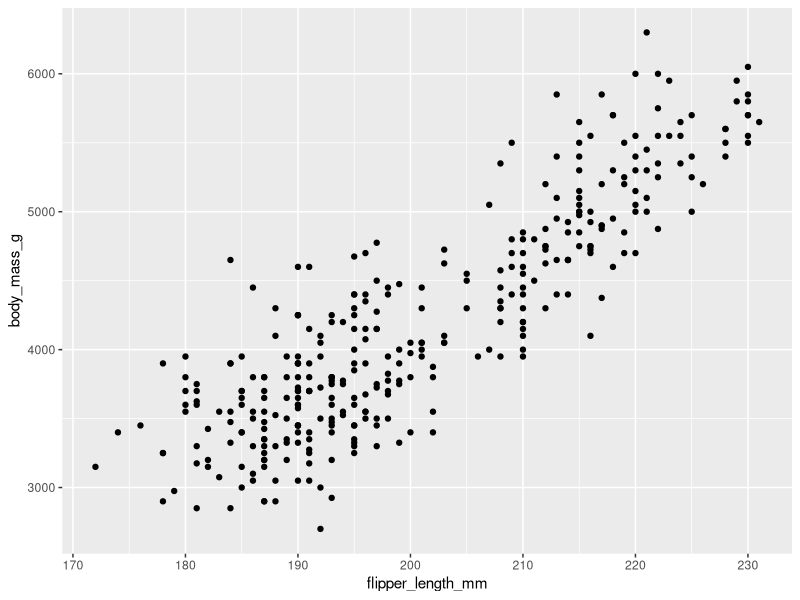
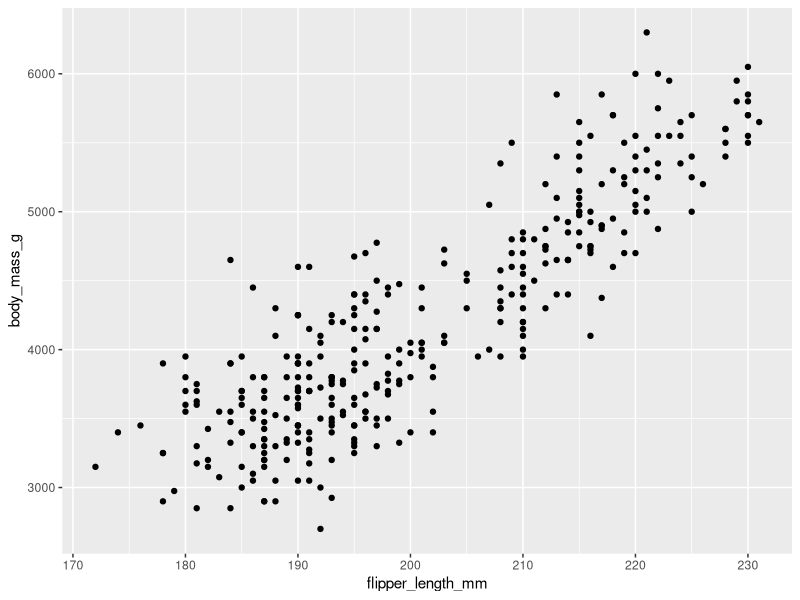
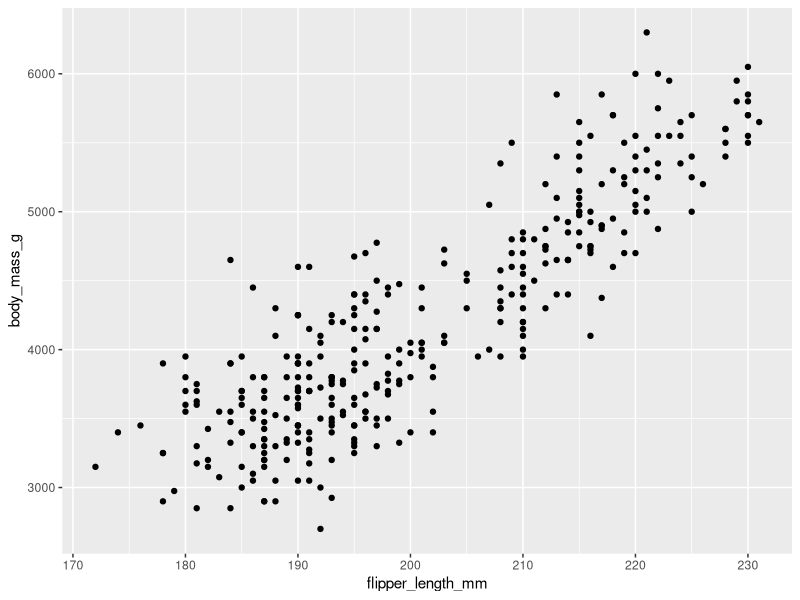
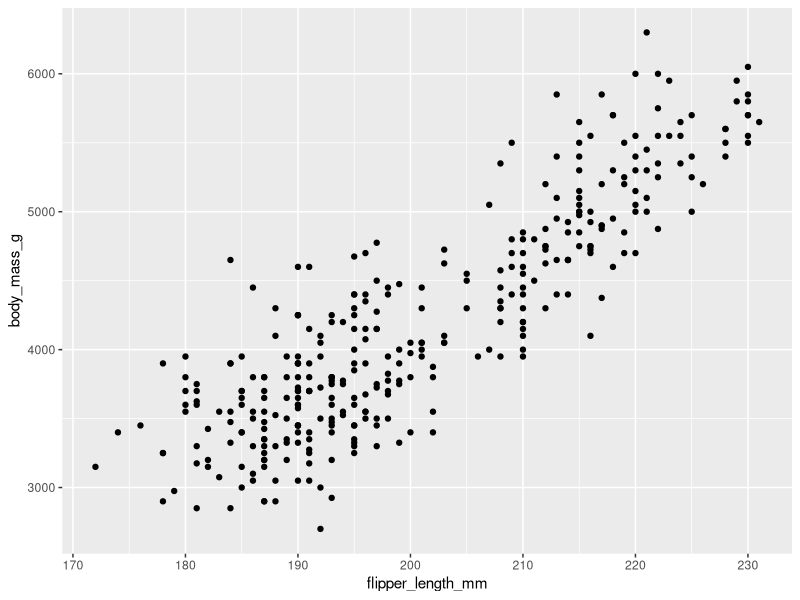
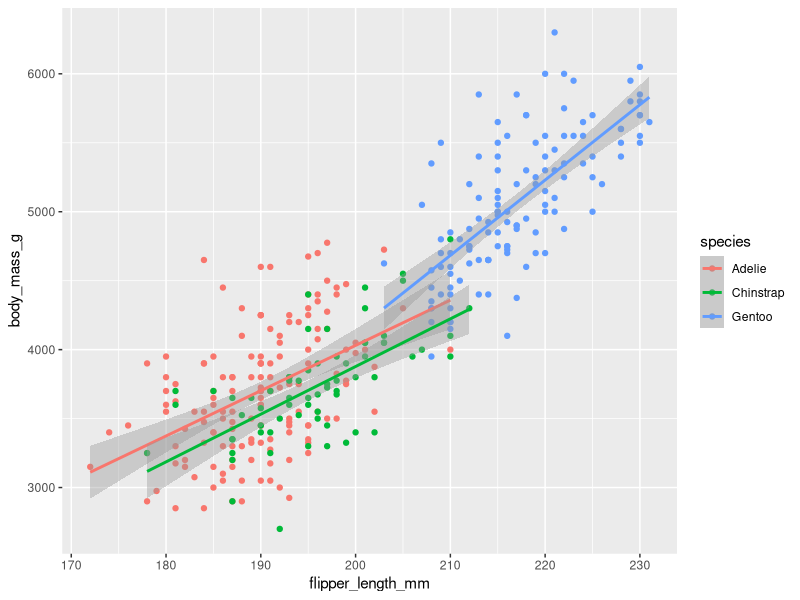
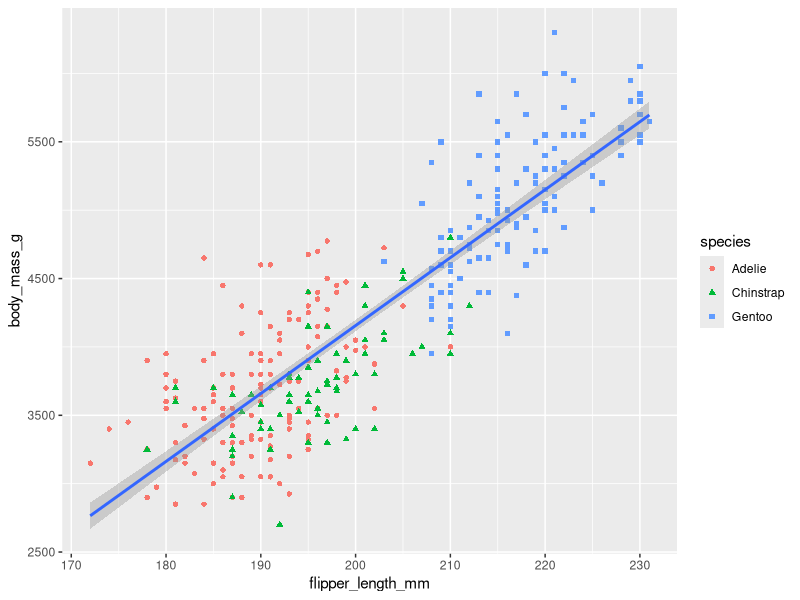
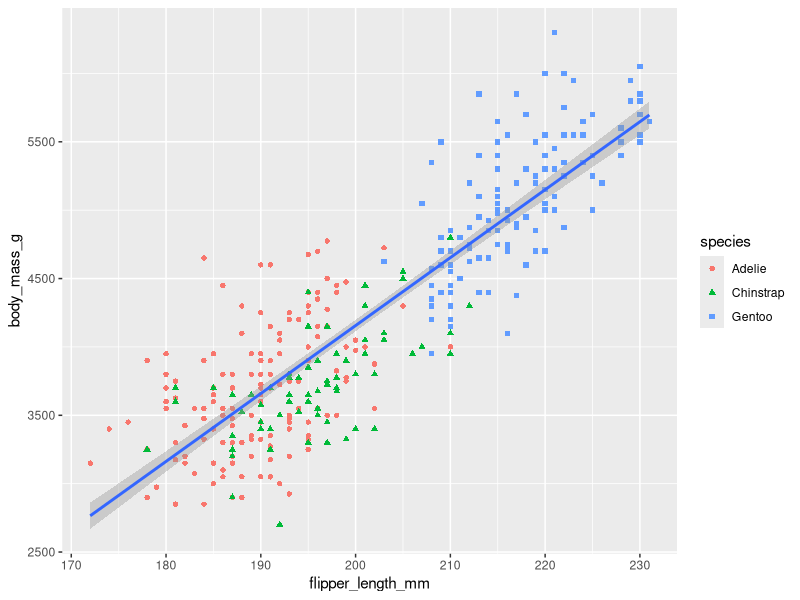
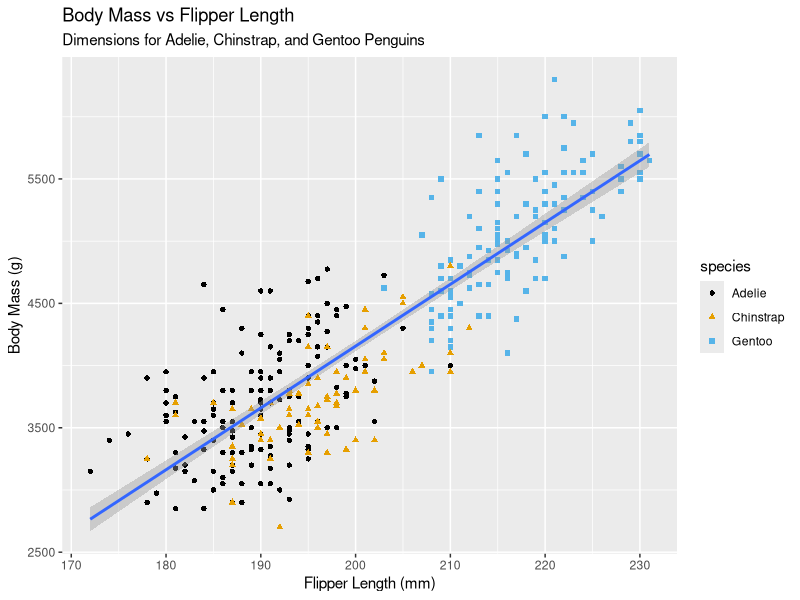

The R script that drew these images, in order:
#https://r4ds.hadley.nz/

install.packages("tidyverse")
library(tidyverse)

library(palmerpenguins)
library(ggthemes)

palmerpenguins::penguins

glimpse(penguins)
View(penguins);


ggplot(data = penguins, mapping=aes(x=flipper_length_mm, y = body_mass_g))+ geom_point() 

ggplot(data = penguins)+geom_point(mapping = aes(x= flipper_length_mm, y = body_mass_g))
ggplot(penguins, mapping = aes(flipper_length_mm,body_mass_g))+geom_point()
ggplot(penguins)+geom_point(aes(flipper_length_mm, body_mass_g))

ggplot(data = penguins, mapping = aes(x= flipper_length_mm, y = body_mass_g, color = species))+geom_point()+geom_smooth(method = "lm")

ggplot(data = penguins, mapping = aes(x= flipper_length_mm, y = body_mass_g))+geom_point(mapping = aes(color = species, shape = species))+geom_smooth(method = "lm")
last_plot() #This will call the last plot that was created

##
ggplot(data = penguins, mapping = aes(x = flipper_length_mm, y = body_mass_g))+
  geom_point(mapping = aes(color = species, shape = species))+
  geom_smooth(method = "lm")+
  labs(
    title = "Body Mass vs Flipper Length",
    subtitle = "Dimensions for Adelie, Chinstrap, and Gentoo Penguins",
    x = "Flipper Length (mm)",y = "Body Mass (g)",
    color = "species", shape = "species"
    )+
  scale_color_colorblind()

#We can also do this 

ggplot(data = penguins, mapping = aes(x = flipper_length_mm, y = body_mass_g))+
  geom_point(mapping = aes(color = species, shape = species ))+
  geom_smooth(method = "lm")+ scale_color_colorblind()+
  labs(
    title = "Penguins Information",
    subtitle = "Flipper length vs Body Mass",
    x = "Flipper length (m)", y = "Body mass (g)",
    color = "species", shape = "species"
  )

#

ggplot(data = penguins, mapping = aes(x = species, y = bill_depth_mm))+
  geom_col(mapping = aes(color = species))+
  labs(
    title = "Penguins Data",
    subtitles = "Species vs Bill Debth",
    x = "Species", y = "Bill Depth (mm)",
  )

# na.rm = T will remove all rows and columns with missing values.
ggplot(data = penguins, mapping = aes(x = flipper_length_mm, y = body_mass_g))+
  geom_point(na.rm = T, mapping = aes(color = species, shape = species))+
  labs(
    title = "Palmer Penguins Data",
    subtitle = "Flipper length vs Body mass",
    x = "Flipper Length (mm)", y = "Body mass (g)",
    color = "Species", shape = "species",
    caption = "(Data is bases on a study conducted between 2007-09)",
    tag = "Exhibit A",
    alt = "Penguins Data",
    alt_insight = "Penguins Data 2007-09"
  )


